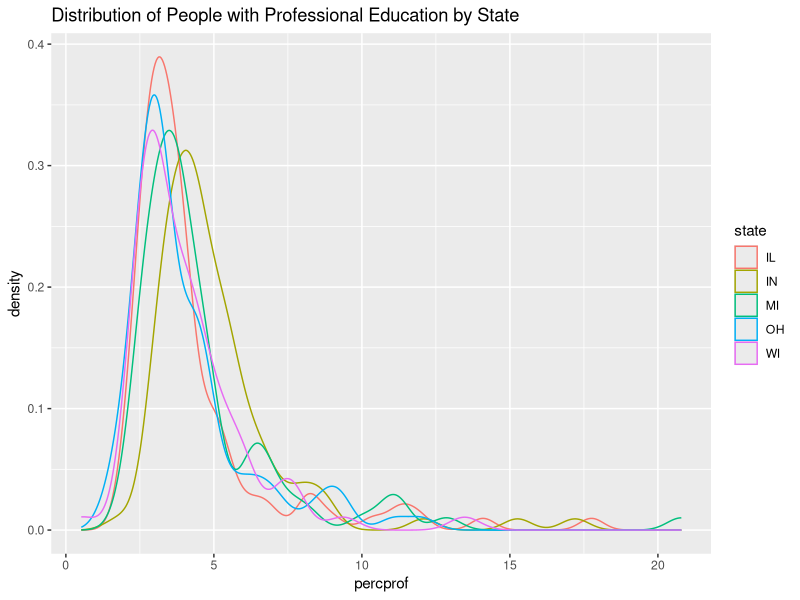
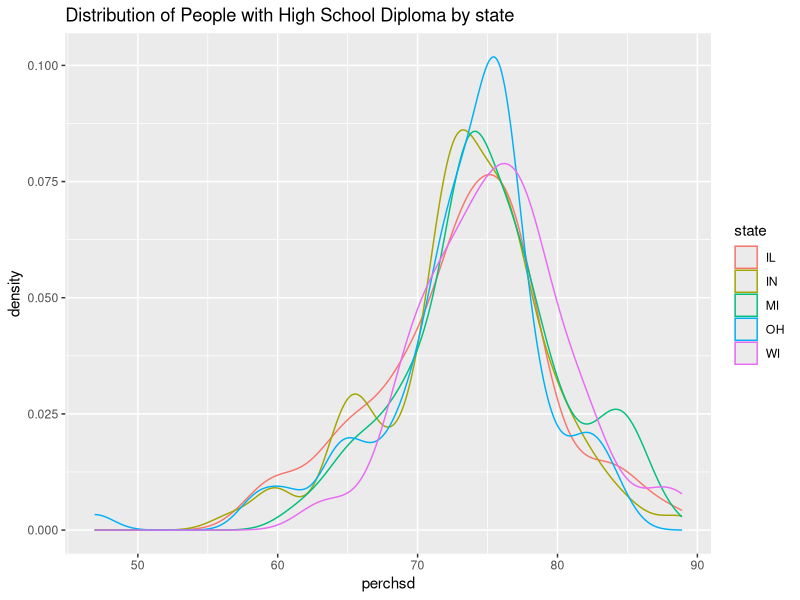
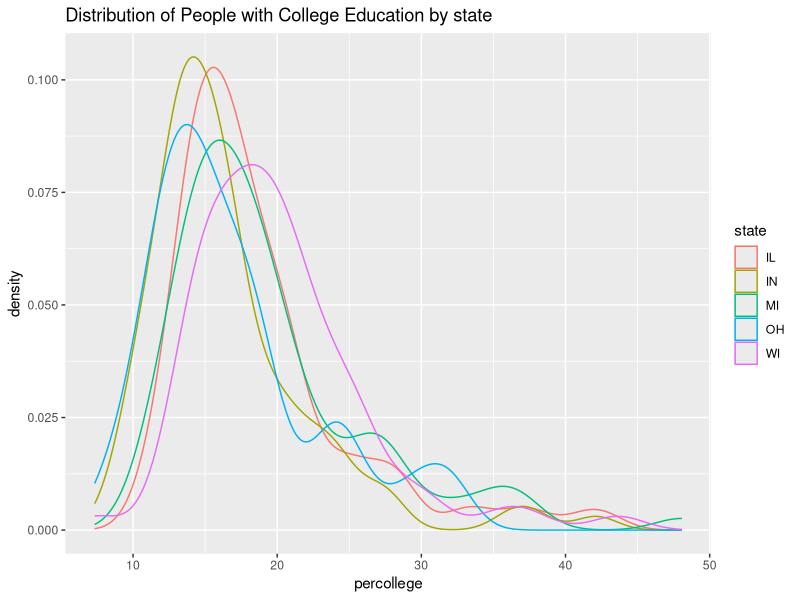
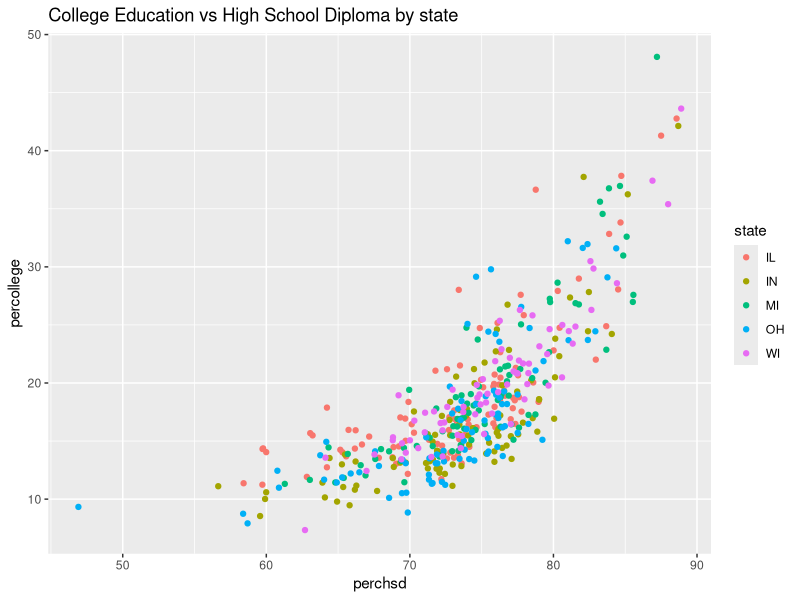
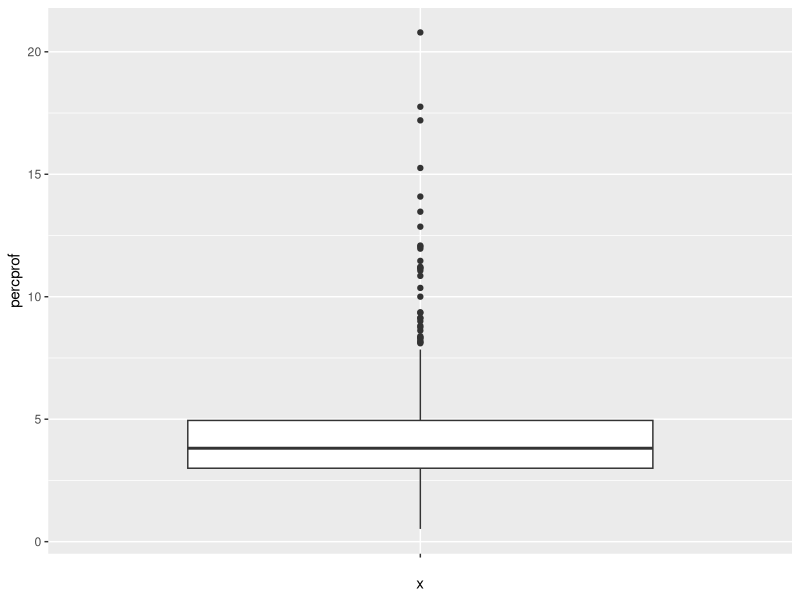
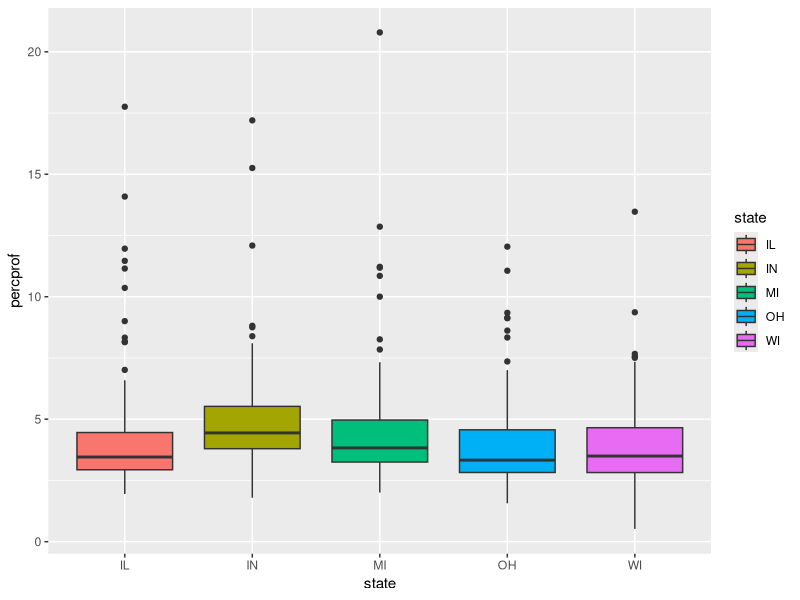
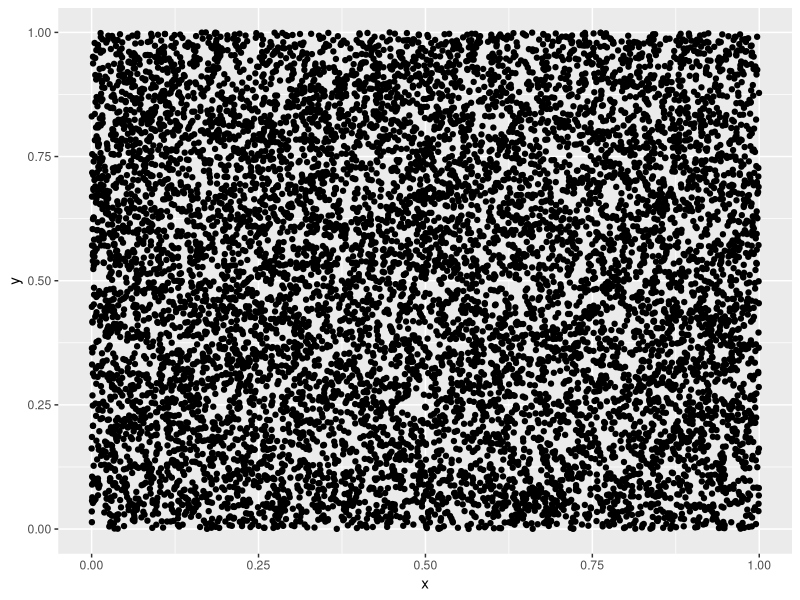
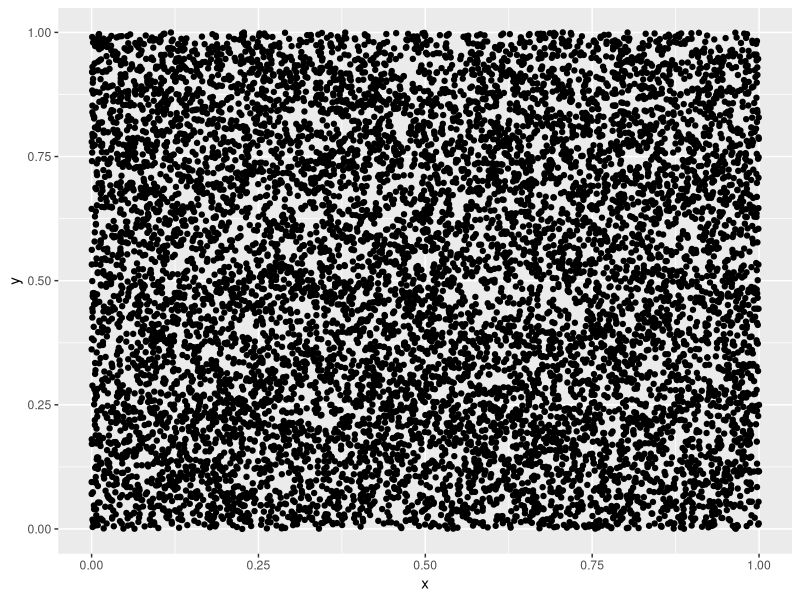

Generate these figures, in order, with R: (Note: this script raises an error after producing the figures.)
## ---- chunk 1
# Assignment 2: http://cse6242.gatech.edu/fall-2017/hw2/
# To compile R Markdown in terminal run: Rscript -e "rmarkdown::render('hw2.Rmd', clean=TRUE)"
# To create zip file: zip hw2.zip hw2.Rmd hw2_report.pdf

require(ggplot2)
data(midwest)

df = midwest[, c('PID', 'county', 'state', 'percprof')]
print(df)
summary(df)

ggplot(df, aes(x=percprof)) +
  geom_density(aes(color=state, group=state)) +
  ggtitle('Distribution of People with Professional Education by State')
## ---- chunk 2
summary_stats = tapply(df$percprof, df$state, summary)
print(summary_stats)
## ---- chunk 3
df = midwest[, c('PID', 'county', 'state', 'perchsd', 'percollege')]
print(df)
summary(df)

# Plotting perchsd density plots by state
ggplot(df, aes(x=perchsd)) +
  geom_density(aes(color=state, group=state)) +
  ggtitle('Distribution of People with High School Diploma by state')

# Plotting percollege density plots by state
ggplot(df, aes(x=percollege)) +
  geom_density(aes(color=state, group=state)) +
  ggtitle('Distribution of People with College Education by state')

# Plotting scatter plot of perchsd vs percollege
# Plotting percollege density plots by state
ggplot(df, aes(x=perchsd, y=percollege)) +
  geom_point(aes(color=state, group=state)) +
  ggtitle('College Education vs High School Diploma by state')
## ---- chunk 4
df = midwest[, c('PID', 'county', 'state', 'percprof')]

# Aggregate across all states
ggplot(midwest, aes(x='', y=percprof)) + 
	geom_boxplot()

# Now group by each state, similar to question 1
ggplot(midwest, aes(x=state, y=percprof, fill=state)) +
  geom_boxplot()
## ---- chunk 5
plot_random_unif <- function(n){
#' Plots two vectors of size n drawn from a uniform distribution.
#' Saves image to './image' directory
#' Number of plots drawn equal to n, where loop from 1 to n
file_types = c('png', 'jpeg', 'bmp')
by_sequence = 1000
for(ft in file_types){
	for (i in seq(1, n, by = by_sequence)) {
		x = runif(n)
        y = runif(n)
        df = data.frame(x=x, y=y)
		
		ggplot(df, aes(x=x, y=y)) +
		  geom_point()
		  ggsave(paste0('./images/example_n', i, '.', ft), device=ft)
	}
}

# To extract file size use file.info() and then extract column size
# file.info('filename.png')$size
file_type = rep(file_types, n/by_sequence)
file_name = c()
file_size = c()
num_points = c()
files = list.files(path='./images')

for (f in files){
	file_name = c(file_name, f)
	file_size = c(file_size, file.info(paste0('./images/', f))$size)
	num_points = c(num_points, sub(".*example_n *(.*?) *\\..*", "\\1", f)) # Extracts regex everything after example and before n
}

df = data.frame(file_name=file_name, file_type=file_type, num_points=num_points, file_size=file_size)

# Print scatter plot of relationship between file size and num points grouped by file type
ggplot(df, aes(x=num_points, y=file_size)) +
  geom_point(aes(group=file_type, color=file_type)) +
  xlab('n') +
  ylab('file size in bytes')
}

plot_random_unif(10000)
## ---- chunk 6
data(diamonds)
df = diamonds[, c('color', 'carat', 'price')]
print(df)
print(summary(df))

ggplot(df, aes(x=color)) +
  geom_bar() +
  ggtitle('Barplot of Diamond Color')

ggplot(df, aes(x=carat)) +
  geom_histogram() +
  ggtitle('Histogram of Diamond Carat')

ggplot(df, aes(x=price)) +
  geom_histogram() +
  ggtitle('Histogram of Diamond Price')
## ---- chunk 7
require(GGally)
ggpairs(df, aes())
